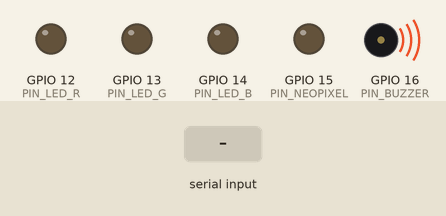
Simulated run of this program. Board: ESP32-S3. On the bench: output pins drawn as LEDs (lit = HIGH), buzzer (waves = sounding). Inputs (shaded band) come from the test bench. What the program prints to the serial monitor is not drawn.

Above: at 2.2 s.
At 3.5 s:
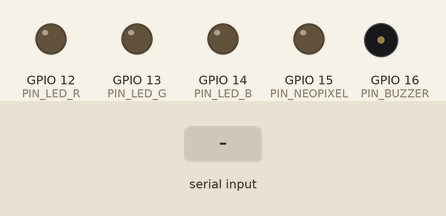
3.6 s: "scan\n" received over Serial
6.5 s: "led \n" received over Serial
8.0 s: "red\n" received over Serial
Timing chart, 0 to 11.0 s (numbered marks = the images above; inputs shaded):
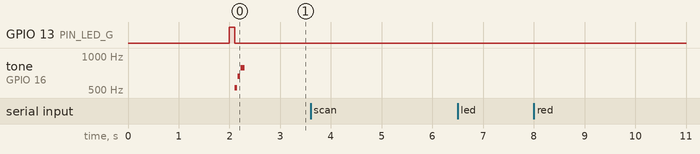

The program:

main.cpp
```cpp
#include <Arduino.h>
#include <ArduinoJson.h>
#include <Wire.h>

// Pin definitions
#define PIN_SDA 5
#define PIN_SCL 4
#define PIN_LED_R 12
#define PIN_LED_G 13
#define PIN_LED_B 14
#define PIN_BUZZER 16
#define PIN_NEOPIXEL 15

static uint32_t bootTime = 0;
static uint32_t telemetrySeq = 0;

void sendJson(JsonDocument& doc) {
    serializeJson(doc, Serial);
    Serial.println();
}

void sendHello() {
    StaticJsonDocument<256> doc;
    doc["ok"] = true;
    doc["hello"] = "mycobrain-working";
    doc["version"] = "1.0.0";
    doc["node_id"] = String((uint32_t)(ESP.getEfuseMac() >> 24), HEX);
    doc["role"] = "side-a";
    doc["baud"] = 115200;
    doc["heap"] = ESP.getFreeHeap();
    doc["psram"] = ESP.getPsramSize();
    sendJson(doc);
}

void scanI2C() {
    StaticJsonDocument<512> doc;
    doc["type"] = "i2c_scan";
    JsonArray devices = doc.createNestedArray("devices");

    Wire.begin(PIN_SDA, PIN_SCL);
    Wire.setClock(100000);

    for (uint8_t addr = 1; addr < 127; addr++) {
        Wire.beginTransmission(addr);
        if (Wire.endTransmission() == 0) {
            devices.add(addr);
        }
    }
    sendJson(doc);
}

void sendTelemetry() {
    StaticJsonDocument<512> doc;
    doc["type"] = "telemetry";
    doc["seq"] = telemetrySeq++;
    doc["uptime_ms"] = millis() - bootTime;
    doc["heap"] = ESP.getFreeHeap();
    sendJson(doc);
}

void handleCommand(const String& cmd) {
    if (cmd == "status" || cmd == "hello") {
        sendHello();
    } else if (cmd == "scan" || cmd == "i2c") {
        scanI2C();
    } else if (cmd.startsWith("led ")) {
        // Simple LED control
        String color = cmd.substring(4);
        if (color == "red") {
            digitalWrite(PIN_LED_R, HIGH);
            digitalWrite(PIN_LED_G, LOW);
            digitalWrite(PIN_LED_B, LOW);
        } else if (color == "green") {
            digitalWrite(PIN_LED_R, LOW);
            digitalWrite(PIN_LED_G, HIGH);
            digitalWrite(PIN_LED_B, LOW);
        } else if (color == "blue") {
            digitalWrite(PIN_LED_R, LOW);
            digitalWrite(PIN_LED_G, LOW);
            digitalWrite(PIN_LED_B, HIGH);
        } else if (color == "off") {
            digitalWrite(PIN_LED_R, LOW);
            digitalWrite(PIN_LED_G, LOW);
            digitalWrite(PIN_LED_B, LOW);
        }
        StaticJsonDocument<64> doc;
        doc["ok"] = true;
        doc["led"] = color;
        sendJson(doc);
    } else if (cmd.startsWith("buzzer ")) {
        String pattern = cmd.substring(7);
        if (pattern == "coin") {
            tone(PIN_BUZZER, 988, 100);
            delay(100);
            tone(PIN_BUZZER, 1319, 300);
        } else if (pattern == "beep") {
            tone(PIN_BUZZER, 1000, 100);
        }
        StaticJsonDocument<64> doc;
        doc["ok"] = true;
        doc["buzzer"] = pattern;
        sendJson(doc);
    } else {
        StaticJsonDocument<64> doc;
        doc["error"] = "unknown command";
        doc["cmd"] = cmd;
        sendJson(doc);
    }
}

void setup() {
    Serial.begin(115200);
    delay(2000);

    bootTime = millis();

    // Setup pins
    pinMode(PIN_LED_R, OUTPUT);
    pinMode(PIN_LED_G, OUTPUT);
    pinMode(PIN_LED_B, OUTPUT);
    pinMode(PIN_BUZZER, OUTPUT);
    pinMode(PIN_NEOPIXEL, OUTPUT);

    // Boot LED flash
    digitalWrite(PIN_LED_G, HIGH);
    delay(100);
    digitalWrite(PIN_LED_G, LOW);

    // Boot beep
    tone(PIN_BUZZER, 523, 50);
    delay(60);
    tone(PIN_BUZZER, 659, 50);
    delay(60);
    tone(PIN_BUZZER, 784, 80);
    delay(100);
    noTone(PIN_BUZZER);

    sendHello();
}

void loop() {
    static uint32_t lastTelemetry = 0;

    // Handle serial commands
    if (Serial.available()) {
        String cmd = Serial.readStringUntil('\n');
        cmd.trim();
        if (cmd.length() > 0) {
            handleCommand(cmd);
        }
    }

    // Send telemetry every 5 seconds
    if (millis() - lastTelemetry >= 5000) {
        lastTelemetry = millis();
        sendTelemetry();
    }
}
```

Measured:
- after the input at 3.6 s, every drawn part: stays the same
- after the input at 6.5 s, every drawn part: stays the same
- after the input at 8.0 s, every drawn part: stays the same
